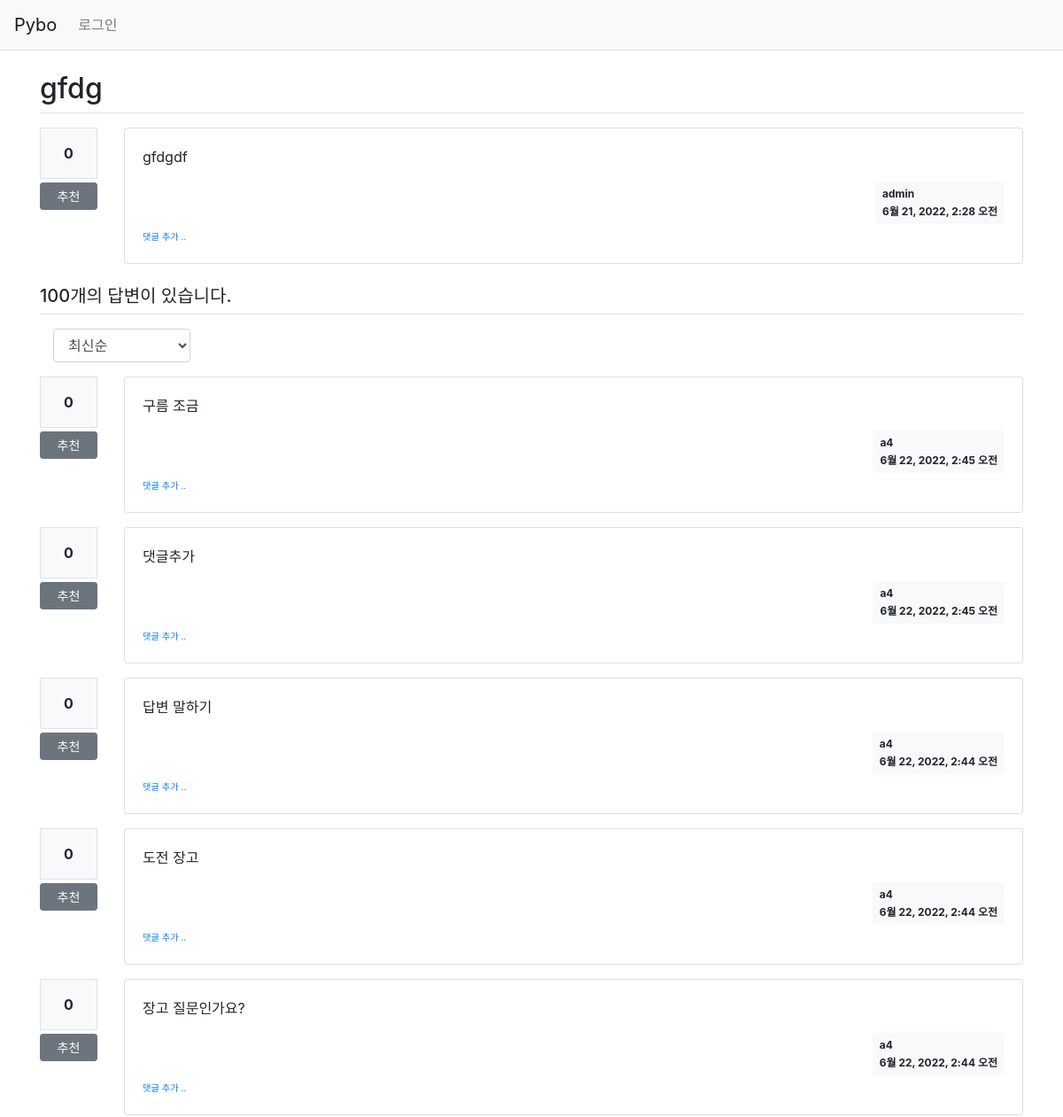
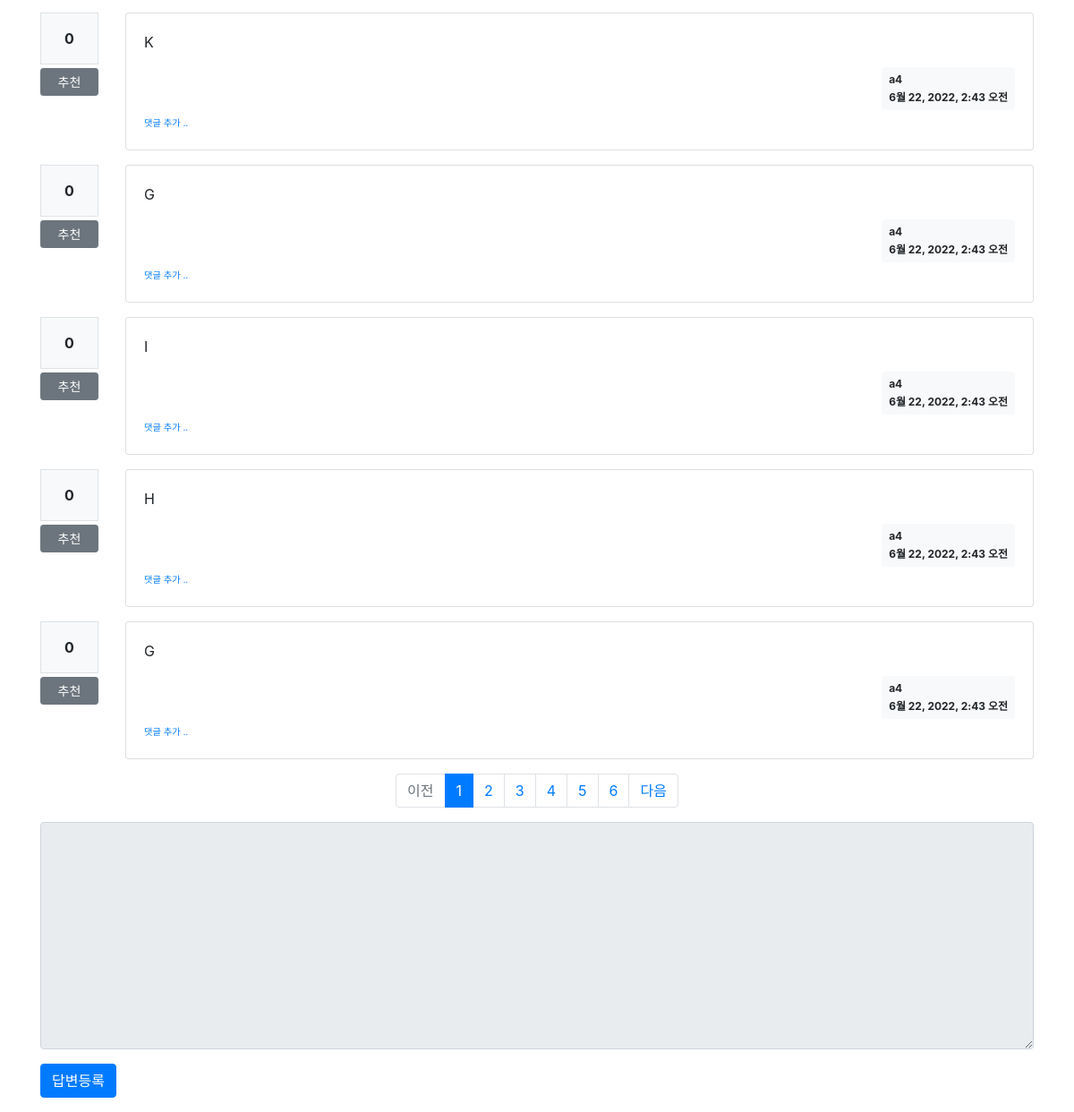
The app's page /pybo/312/ with its own data (2 pictures, top to bottom).
### pybo/models.py (models this page shows, shortened)
class Question(models.Model):
    author = models.ForeignKey(User, on_delete=models.CASCADE,
                               related_name='author_question')
    subject = models.CharField(max_length=200)
    modify_date = models.DateTimeField(null=True, blank=True)
    content = models.TextField()
    create_date = models.DateTimeField()
    voter = models.ManyToManyField(User, related_name='voter_question')  # 추천인 추가

class Answer(models.Model):
    author = models.ForeignKey(User, on_delete=models.CASCADE,
                               related_name='author_answer')
    question = models.ForeignKey(Question, on_delete=models.CASCADE)
    modify_date = models.DateTimeField(null=True, blank=True)
    content = models.TextField()
    create_date = models.DateTimeField()
    voter = models.ManyToManyField(User, related_name='voter_answer')

### pybo/views/base_views.py (the view)
def detail(request, question_id):
    question = get_object_or_404(Question, pk=question_id)
    page_d = request.GET.get('page', '1')
    so_d = request.GET.get('so', 'recent')  # 정렬기준
    if so_d == 'recommend':
        answer_set = Answer.objects.annotate(num_voter=Count('voter')).order_by('-num_voter', '-create_date')
    else:  # recent
        answer_set = Answer.objects.order_by('-create_date')
    paginator_a = Paginator(answer_set, 10)
    page_obj_a = paginator_a.get_page(page_d)
    context = {'question': question, 'answer_set': page_obj_a, 'page': page_d, 'so': so_d}
    return render(request, 'pybo/question_detail.html', context)

### pybo/templatetags/pybo_filter.py (called while the page is built)
@register.filter()
def mark(value):
    extensions = ["nl2br", "fenced_code"]
    return mark_safe(markdown.markdown(value, extensions=extensions))

### templates/pybo/question_detail.html (shortened to what this page needs)
<!DOCTYPE html>
<html lang="en">
<head>
</head>
<body>
{% extends 'base.html' %}
{% load pybo_filter %}
{% block content %}
<div class="container my-3">
    <h2 class="border-bottom py-2">{{ question.subject }}</h2>
    <div class="row my-3">
        <div class="col-1">
            <div class="bg-light text-center p-3 border font-weight-bolder mb-1">{{question.voter.count}}</div>
            <a href="#" data-uri="{% url 'pybo:vote_question' question.id  %}"
               class="recommend btn btn-sm btn-secondary btn-block my-1">추천</a>
        </div>
        <div class="col-11">
    <div class="card">
        <div class="card-body">
            <div class="card-text">{{ question.content|mark }}</div>
            <div class="d-flex justify-content-end">
                <div class="badge badge-light p-2 text-left">
                    <div class="mb-2">{{ question.author.username }}</div>
                    <div>{{ question.create_date }}</div>
                </div>
            </div>
            <div>
                <a href="{% url 'pybo:comment_create_question' question.id  %}"
                   class="small"><small>댓글 추가 ..</small></a>
            </div>
                </div>
            </div>
        </div>
    </div>
    <h5 class="border-bottom my-3 py-2">{{question.answer_set.count}}개의 답변이 있습니다.</h5>
    <div class="col-2">
            <select class="form-control so">
                <option value="recent" {% if so == 'recent' %}selected{% endif %}>
                    최신순
                </option>
            </select>
        </div>
    {% for answer in answer_set %}
    <div class="row justify-content-between my-3">
    <div class="col-1">
        <div class="bg-light text-center p-3 border font-weight-bolder mb-1">{{answer.voter.count}}</div>
        <a href="#" data-uri="{% url 'pybo:vote_answer' answer.id  %}"
            class="recommend btn btn-sm btn-secondary btn-block my-1">추천</a>
    </div>
    <div class="col-11">
    <div class="card">
        <div class="card-body">
            <div class="card-text">{{ answer.content|mark }}</div>
            <div class="d-flex justify-content-end">
                <div class="badge badge-light p-2 text-left">
                    <div class="mb-2">{{ answer.author.username }}</div>
                    <div>{{ answer.create_date }}</div>
                </div>
            </div>
            <div>
                <a href="{% url 'pybo:comment_create_answer' answer.id  %}"
                   class="small"><small>댓글 추가 ..</small></a>
            </div>
        </div>
    </div>
    </div>
    </div>
    {% endfor %}
    <ul class="pagination justify-content-center">
        {% if answer_set.has_previous %}
        <li class="page-item">
            <a class="page-link" href="?page={{answer_set.previous_page_number}}">이전</a>
            </a>
        </li>
        {% else %}
        <li class="page-item disabled">
            <a class="page-link" tabindex="-1" aria-disabled="true" href="#">
                이전
            </a>
        </li>
        {% endif %}
        {% for page_number in answer_set.paginator.page_range %}
        {% if page_number >= answer_set.number|add:-5 and page_number <= answer_set.number|add:5 %}
            {% if page_number == answer_set.number %}
            <li class="page-item active" aria-current="page">
                <a class="page-link"
                   data-page="{{ page_number }}" href="#">{{ page_number }}</a>
            </li>
            {% else %}
            <li class="page-item">
                <a class="page-link"
                   data-page="{{ page_number }}" href="#">{{ page_number }}</a>
            </li>
            {% endif %}
        {% endif %}
        {% endfor %}
        {% if answer_set.has_next %}
        <li class="page-item">
            <a class="page-link" href="?page={{answer_set.next_page_number}}">다음</a>
        </li>
        {% else %}
        <li class="page-item disabled">
            <a class="page-link" tabindex="-1" aria-disabled="true" href="#">
                다음
            </a>
        </li>
        {% endif %}
    </ul>
    <form action="{% url 'pybo:answer_create' question.id %}" method="post" class="my-3">
        <div class="form-group">
            <textarea name="content" id="content"
                      {% if not user.is_authenticated %}disabled{% endif %}
                      class="form-control" rows="10"></textarea>
        </div>
        <input type="submit" value="답변등록" class="btn btn-primary">
    </form>
</div>
{% endblock %}

### records on screen
Question: subject "gfdg", voter.count "0", content|mark "gfdgdf", author.username "admin", create_date "6월 21, 2022, 2:28 오전", answer_set.count "100"
Answer: voter.count "0", content|mark "구름 조금", author.username "a4", create_date "6월 22, 2022, 2:45 오전"
Answer: voter.count "0", content|mark "댓글추가", author.username "a4", create_date "6월 22, 2022, 2:45 오전"
Answer: voter.count "0", content|mark "답변 말하기", author.username "a4", create_date "6월 22, 2022, 2:44 오전"
Answer: voter.count "0", content|mark "도전 장고", author.username "a4", create_date "6월 22, 2022, 2:44 오전"
Answer: voter.count "0", content|mark "장고 질문인가요?", author.username "a4", create_date "6월 22, 2022, 2:44 오전"
Answer: voter.count "0", content|mark "K", author.username "a4", create_date "6월 22, 2022, 2:43 오전"
Answer: voter.count "0", content|mark "G", author.username "a4", create_date "6월 22, 2022, 2:43 오전"
Answer: voter.count "0", content|mark "I", author.username "a4", create_date "6월 22, 2022, 2:43 오전"
Answer: voter.count "0", content|mark "H", author.username "a4", create_date "6월 22, 2022, 2:43 오전"
Answer: voter.count "0", content|mark "G", author.username "a4", create_date "6월 22, 2022, 2:43 오전"

### other values on screen
{{ page_number }} "1"
{{ page_number }} "2" "3" "4" "5" "6"
